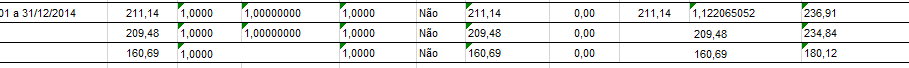
#> input picture image.png, 909 x 68 px
$ python -i preprocess.py   (imports and definitions only)
#> lines starting #> are read from the running program, lines starting #| are printed output that depends on the picture
#> further down, picture is the input picture: shape (68, 909, 3); mean B, G, R 228.8, 229.4, 228.9
import cv2
import numpy as np


def pil_to_bgr(image):
    return cv2.cvtColor(np.array(image), cv2.COLOR_RGB2BGR)


def prepare_ocr_image(image):
    bgr = pil_to_bgr(image)
    gray = cv2.cvtColor(bgr, cv2.COLOR_BGR2GRAY)
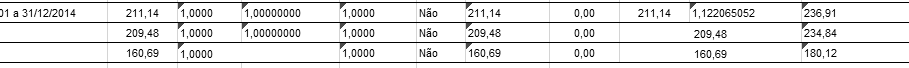
#> gray: shape (68, 909); min 0, max 255, mean 229.1
    normalized = cv2.normalize(gray, None, 0, 255, cv2.NORM_MINMAX)
    blurred = cv2.GaussianBlur(normalized, (3, 3), 0)
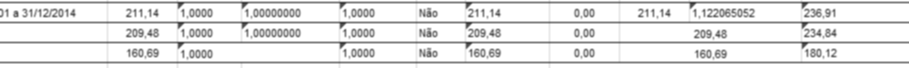
#> blurred: shape (68, 909); min 56, max 255, mean 229.2
    return cv2.cvtColor(blurred, cv2.COLOR_GRAY2RGB)


def prepare_line_image(image):
    bgr = pil_to_bgr(image)
    gray = cv2.cvtColor(bgr, cv2.COLOR_BGR2GRAY)
    return cv2.adaptiveThreshold(
        255 - gray,
        255,
        cv2.ADAPTIVE_THRESH_MEAN_C,
        cv2.THRESH_BINARY,
        15,
        -2,
    )

>>> import cv2
>>> picture = cv2.imread('../../../image.png')
>>> result = prepare_ocr_image(picture)
